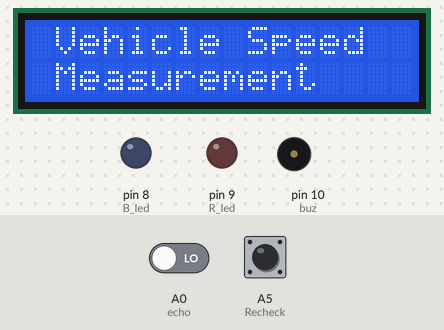
This sketch was run on a simulated Arduino Uno, built for the host (arithmetic inside an expression is 32-bit, double 64-bit). Shown: 16×2 character LCD, output pins drawn as LEDs (lit = HIGH), buzzer (waves = sounding). Inputs (shaded band) come from the test bench; at power-on: A5 (Recheck) HIGH, A0 (echo) LOW. Pins used as bus, display or sensor lines are not drawn.

Above: at 0.1 s.
6.3 s: A5 (Recheck) pulled LOW for 1 s
At 7.27 s:
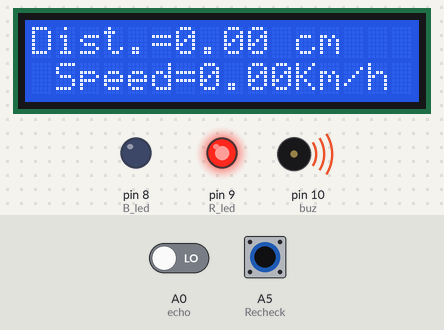
At 8.9 s:
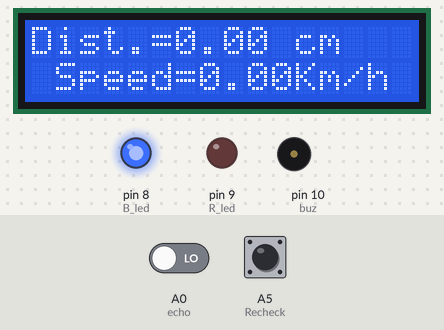
9.7 s: A5 (Recheck) pulled LOW for 3.2 s
At 10.9 s:
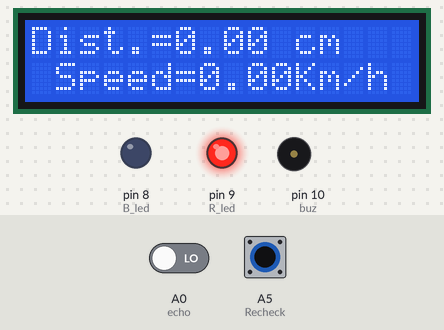
Timing chart, 0 to 20.4 s (numbered marks = the images above; inputs shaded):
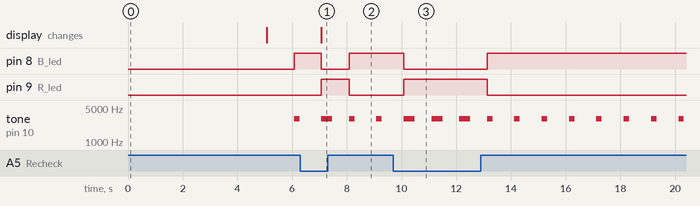

The sketch:

pproject_sketch_oct30a.ino
```cpp
#include<LiquidCrystal.h>
LiquidCrystal lcd(2, 3, 4, 5, 6, 7);
#define echo A0
#define trigger A1
#define Recheck A5
#define B_led 8
#define R_led 9
#define buz 10
float Speed = 0, distance = 0, Time = 0;
int flag1 = 0, flag2 = 0;
int time1, time2;
const unsigned  int BEEP_FREQUENCY = 3000;
void setup() {
  pinMode(Recheck, INPUT_PULLUP);
  pinMode(echo, INPUT);
  pinMode(trigger, OUTPUT);
  pinMode(R_led, OUTPUT);
  pinMode(B_led, OUTPUT);
  pinMode(buz, OUTPUT);
  lcd.begin(16, 2);
  lcd.clear();
  lcd.setCursor(0, 0);
  lcd.print(" Vehicle Speed ");
  lcd.setCursor(0, 1);
  lcd.print(" Measurement ");
  delay(5000);
  lcd.clear();
}

void loop() {
  ultrasonicRead();
  if (distance <= 30 && flag1 == 0)
  {
    time1 = millis();
    flag1 = 1;
  }
  if (distance <= 20 && flag2 == 0)
  { time2 = millis();
    flag2 = 1;
  }
  if (flag1 == 1 && flag2 == 1)
  {
    flag1 = 2,
    flag2 = 2;
  }
  if (time1 > time2)
  {
    Time = time1 - time2;
  }
  else if (time2 > time1)
  {
    Time = time2 - time1;
  }
  Time = Time / 1000;
  Speed = (10 / Time);
  Speed = Speed * 3600;
  Speed = Speed / 1000;
  digitalWrite(R_led, 0);
  digitalWrite(B_led, 1);
  tone(buz, BEEP_FREQUENCY, 200);
  if (digitalRead(Recheck) == 0) {
    Speed = 0;
    flag1 = 0, flag2 = 0;
    digitalWrite(R_led, 1);
    digitalWrite(B_led, 0);
    tone(buz, BEEP_FREQUENCY, 400);
    lcd.setCursor(0, 0);
    lcd.print("Dist.=");
    lcd.print(distance);


    lcd.print(" cm ");
    lcd.setCursor(0, 1);
    lcd.print(" Speed=");
    lcd.print(Speed);
    lcd.print("Km/h ");
    delay(10);
  }
}

void ultrasonicRead() {
  digitalWrite(trigger, LOW);
  delayMicroseconds(2);
  digitalWrite(trigger, HIGH);
  delayMicroseconds(10);
  long time = pulseIn(echo, HIGH);
  distance = time * 0.034 / 2;
}
```

Measured:
- after the input at 6.3 s, pin 8 (B_led): HIGH → LOW after 0.77 s, → HIGH 1.0 s later; pin 9 (R_led): LOW → HIGH after 0.77 s, → LOW 1.0 s later; the display: changes after 0.77 s (image 1)
- after the input at 9.7 s, pin 8 (B_led): HIGH → LOW after 0.38 s, → HIGH 3.0 s later; pin 9 (R_led): LOW → HIGH after 0.38 s, → LOW 3.0 s later
